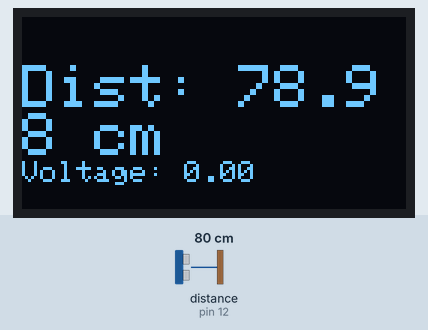
Bench run of a sketch on a simulated Arduino Uno, built with avr-gcc and run on an emulated ATmega328P. Parts: 128×64 one-colour display. Wiring (inferred from the names in the program): ultrasonic range finder: trigger pin 13; echo pin 12. The inputs (shaded band) are chosen by the test bench; at power-on: distance to the obstacle (sensor on pin 12) 80 cm. The echo pulse lasts 58.3 µs per cm; what the sketch prints to the serial monitor is not drawn.

Above: at 1.2 s.
1.3 s: distance to the obstacle (sensor on pin 12) set to 2 cm
At 1.7 s:
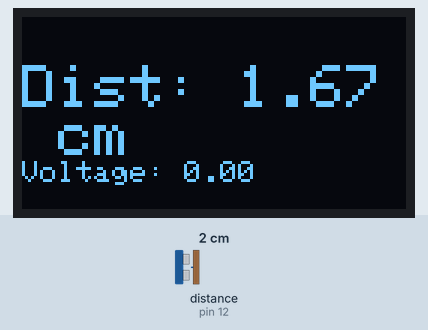
3.4 s: distance to the obstacle (sensor on pin 12) set to 9 cm
At 4.6 s:
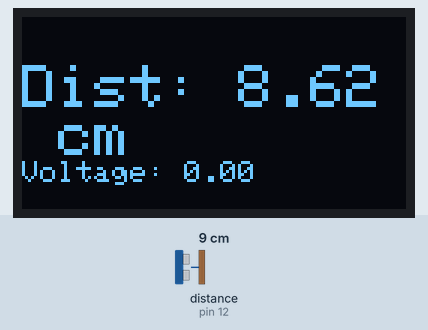
5.0 s: distance to the obstacle (sensor on pin 12) set to 4 cm
At 5.24 s:
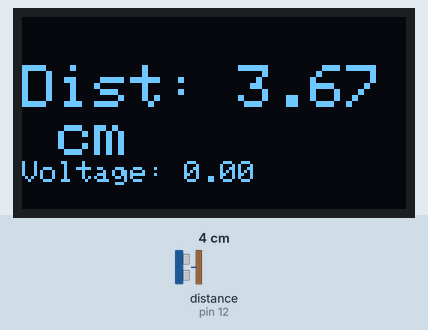
Timing chart, 0 to 8.0 s (numbered marks = the images above; inputs shaded):
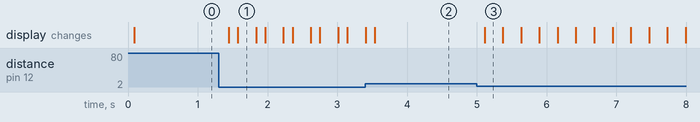

Measured:
- after the input at 1.3 s, the display: first changes after 0.14 s (image 1 shows a later state)
- after the input at 3.4 s, the display: first differs from a run without the input after 0.14 s (image 2)
- after the input at 5.0 s, the display: changes after 0.11 s (image 3)

The sketch:

sketch_oct18b.ino
```cpp
#include <Wire.h>
#include <Adafruit_GFX.h>
#include <Adafruit_SSD1306.h>

// 1. 定义 OLED 屏幕参数
#define SCREEN_WIDTH 128
#define SCREEN_HEIGHT 64
Adafruit_SSD1306 display(SCREEN_WIDTH, SCREEN_HEIGHT, &Wire, -1);

// 2. 定义超声波传感器引脚（可根据实际接线修改）
const int TRIG_PIN = 13;
const int ECHO_PIN = 12;

void setup() {
  Serial.begin(115200); // 提高串口波特率
  pinMode(TRIG_PIN, OUTPUT);
  pinMode(ECHO_PIN, INPUT);

  // 初始化 OLED 屏幕（I2C 地址通常为 0x3C）
  if (!display.begin(SSD1306_SWITCHCAPVCC, 0x3C)) {
    Serial.println(F("SSD1306 allocation failed"));
    for (;;); // 初始化失败则死循环
  }
  display.clearDisplay();
  display.setTextColor(SSD1306_WHITE);
  display.display();
}

void loop() {
  long duration;
  float distance;
  float voltage = 0.0;

  // 1. 产生 10us 的触发脉冲
  digitalWrite(TRIG_PIN, LOW);
  delayMicroseconds(5);
  digitalWrite(TRIG_PIN, HIGH);
  delayMicroseconds(10);
  digitalWrite(TRIG_PIN, LOW);

  // 2. 读取回波高电平持续时间，计算距离（单位：cm）
  duration = pulseIn(ECHO_PIN, HIGH);
  distance = (duration * 0.034) / 2;

  // 3. 串口打印
  Serial.print("distance: ");
  Serial.print(distance);
  Serial.println(" cm");

  // 4. OLED 显示（使用 setCursor 分别定位，避免 println 换行导致显示不全）
  display.clearDisplay();
  display.setTextSize(2);
  display.setCursor(0, 16);
  display.print("Dist: ");
  display.print(distance);
  display.println(" cm");

  display.setTextSize(1);
  display.setCursor(0, 48);
  display.print("Voltage: ");
  display.print(voltage);
  display.display();

  delay(100);
}
```
